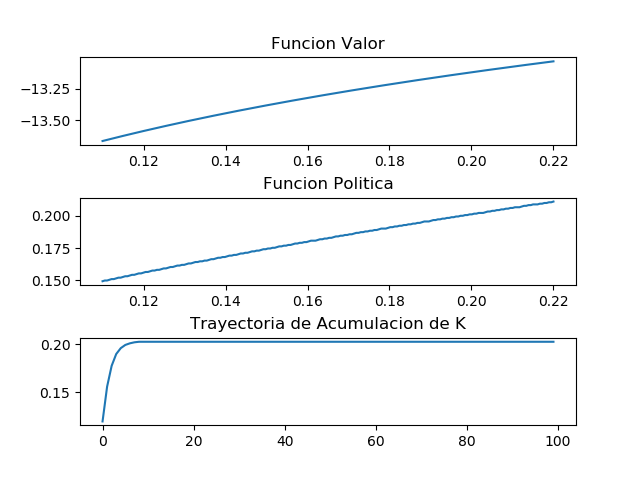

Source code (Python):
import sympy as sp
import numpy as np
import matplotlib.pyplot as plt
import scipy.interpolate

c=sp.Symbol('c')  #simbolo, consumo
k=sp.Symbol('k')  #simbolo, capital

us=sp.log(c) #Funcion de Utilidad - version sympy
fs=sp.sqrt(k) #Funcion de Produccion - version sympy

u=sp.lambdify(c,us) #Funcion de Utilidad - version Lambda
f=sp.lambdify(k,fs) #Funcion de Utilidad - version Lambda

V0=np.zeros(200) #Inicializa V0 para las iteraciones

V1=np.zeros(200) #Inicializa V1 para las iteraciones

g=np.zeros(200) #Inicializa g, funcion politica

K=np.linspace(0.11,0.22,200) #Malla para K. Valores cerca de K*

for i in range(0,200):
	V0[i]=u(f(K[i]))  #Primera iteracion de V

for i in range(0,200):    #Segunda Iteracion de V
	m=np.zeros(200)
	for j in range (0,200):
		m[j]=u(f(K[i])-K[j])+0.9*V0[j]
	M=max(m)
	V1[i]=M

er=np.linalg.norm(V1-V0,np.inf) #Distancia entre las dos iteraciones V0 y V1 

z=1 #Solo un contador para las iteraciones, optativo


while er>0.1: #Iteracion completa
	z=z+1
	V0=V1 #Cambiamos V0 por el siguiente
	V1=np.zeros(200) #Borramos V1 para hacer el nuevo
	for i in range(0,200): #Iteramos lo anterior
		m=np.zeros(200)
		for j in range (0,200):
			m[j]=u(f(K[i])-K[j])+0.9*V0[j]
		M=max(m)
		t=np.argmax(m)
		V1[i]=M
		g[i]=K[t] #Almacenamos la funcion politica
	er=np.linalg.norm(V1-V0,np.inf) #calculamos la distancia de nuevo


import scipy.interpolate
g_in=scipy.interpolate.interp1d(K,g) #Armamos la funcion politica interpolando

T=range(100) #El T para la trayectoria

tray=np.zeros(100) #Inicializa vector tray

tray[0]=0.12 #Elegimos un K0, e.g. K0=0.12

for l in range(0,99):
	tray[l+1]=g_in(tray[l]) #La trayectoria es K_t+1=g(K_t)

a=plt.figure()
plt.subplot(311)
plt.plot(K,V1)
plt.title('Funcion Valor')

plt.subplots_adjust(hspace=0.6)

plt.subplot(312)
plt.plot(K,g)
plt.title('Funcion Politica')

plt.subplots_adjust(hspace=0.6)

plt.subplot(313)
plt.plot(T,tray)
plt.title('Trayectoria de Acumulacion de K')

plt.show()
a.savefig('vfi.png')
